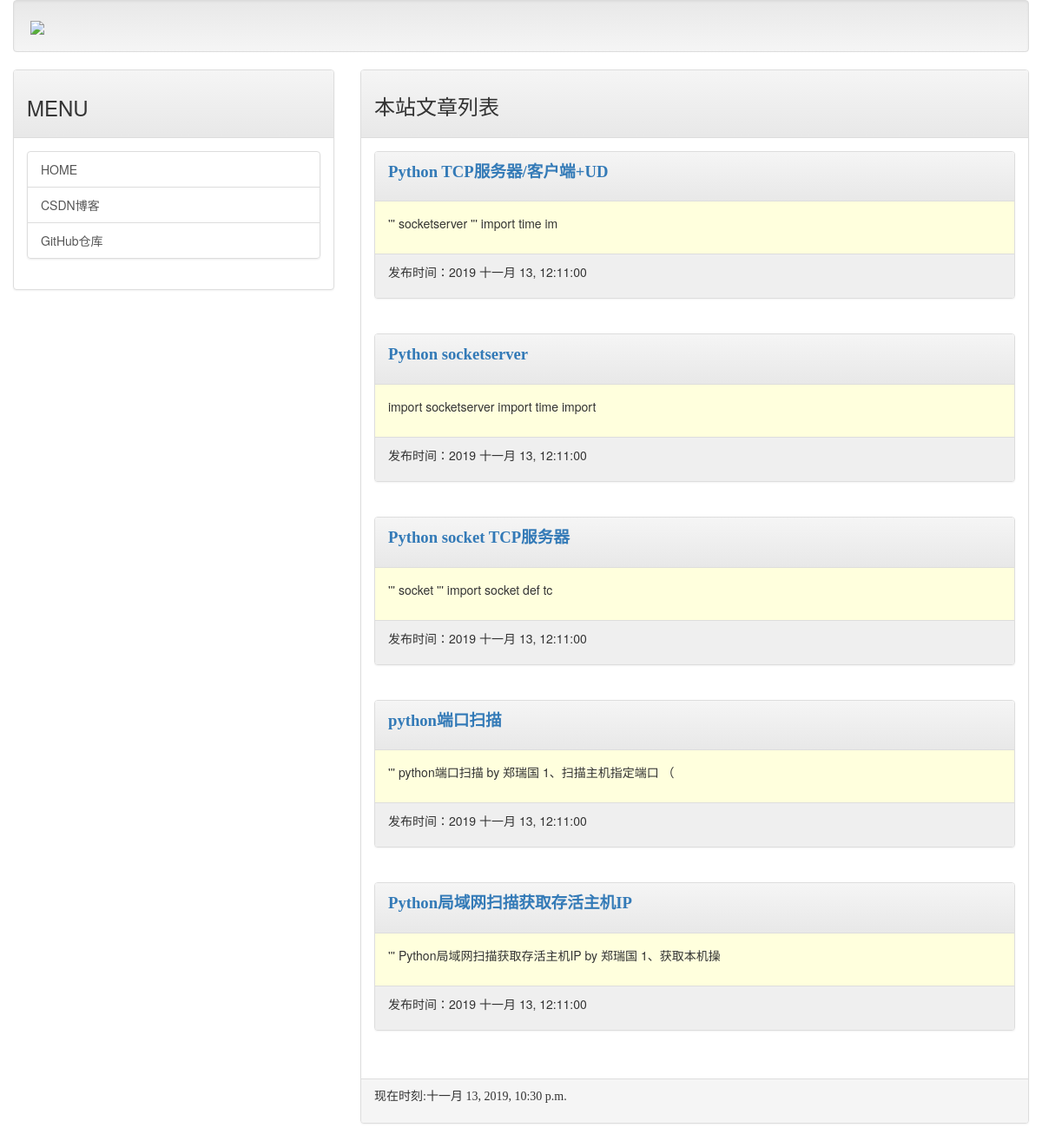
Before: / with the older database file.
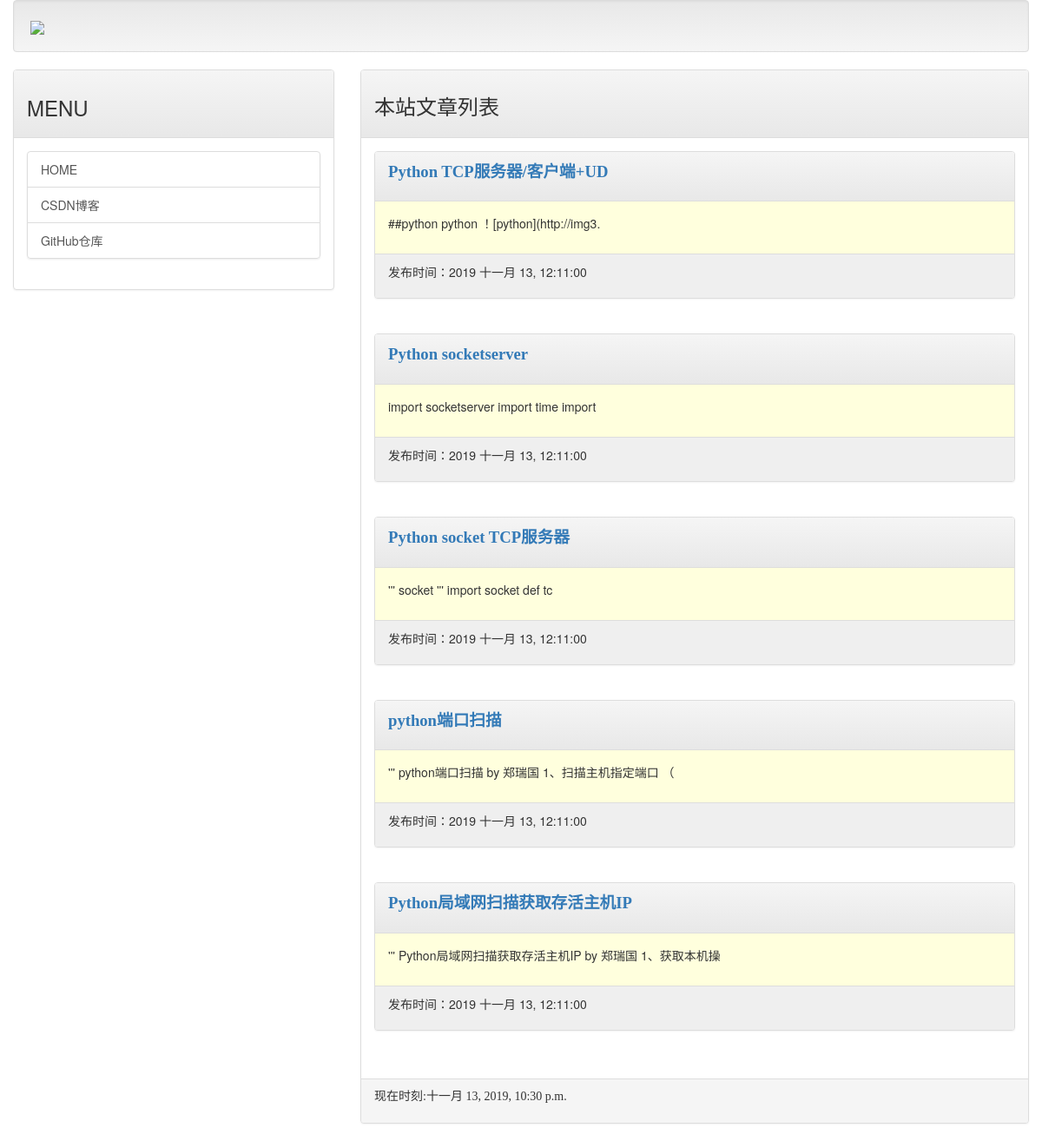
After: the same page with the newer database file.
### mainsite/models.py (models this page shows, shortened)
class Post(models.Model):
    title = models.CharField(max_length=20)
    slug = models.CharField(max_length=20)
    body = models.TextField()
    pub_date = models.DateTimeField(default=timezone.now)
    class Meta:
        ordering = ('-pub_date',)

### mainsite/views.py (the view)
# urls.py: path('',homepage),
def homepage(request):
    posts = Post.objects.all()
    now = datetime.now()
    return render(request,'index.html',locals())

### templates/index.html (shortened to what this page needs)
{% extends 'base.html' %}
{% block headmessage %}
    <h3 style='font-family:楷体;'>本站文章列表</a>
{% endblock %}
{% block content %}
    {% for post in posts %}
        <div class='panel panel-default'>
            <div class='panel-heading'>
                <p style='font-family:微软雅黑;font-size:14pt;font-weight:bold;'>
                    <a href='/post/{{post.slug}}'>{{ post.title }}</a>
                </p>
            </div>
            <div class='panel-body' style='background-color:#ffffdd'>
                <p>
                   {{ post.body | truncatechars:40 }}
                </p>
            </div>
            <div class='panel-footer'  style='background-color:#efefef'>
                <p>
                    发布时间：{{ post.pub_date | date:"Y M d, h:m:s"}}
                </p>
            </div>
        </div>
        <br>
    {% endfor %}
{% endblock %}

### templates/base.html (shortened to what this page needs)
<!DOCTYPE html>
<html>
<head>
<link rel="stylesheet" href="https://maxcdn.bootstrapcdn.com/bootstrap/3.3.6/css/bootstrap.min.css">
<link rel="stylesheet" href="https://maxcdn.bootstrapcdn.com/bootstrap/3.3.6/css/bootstrap-theme.min.css">
</head>
<body>
    <div class='container-fluid'>
        {% include 'header.html' %}
        <div class='row'>
            <div class='col-sm-4 col-md-4'>
                <div class='panel panel-default'>
                    <div class='panel-heading'>
                        <h3>
                            MENU
                        </h3>
                    </div>
                    <div class='panel-body'>
                        <div class='list-group'>
                            <a href='/' class='list-group-item'>HOME</a>
                            <a href='https://blog.csdn.net/zheng_ruiguo' class='list-group-item'>CSDN博客</a>
                            <a href='https://github.com/zhengruiguo' class='list-group-item'>GitHub仓库</a>
                        </div>
                    </div>
                </div>
            </div>
            <div class='col-sm-8 col-md-8'>
                <div class='panel panel-default'>
                    <div class='panel-heading'>
                        {% block headmessage %} {% endblock %}
                    </div>
                    <div class='panel-body'>
                        {% block content %} {% endblock %}
                    </div>
                    <div class='panel-footer'>
                        {% include 'footer.html' %}
                    </div>
                </div>
            </div>
        </div>
    </div>
</body>
</html>

### templates/header.html
{% load static %}
<div class='well'>
    <img src="{% static 'images/pythonbanner2.png' %}">
</div>

### templates/footer.html
{% block footer %}
    {% if now %}
    <p style='font-family:微软雅黑;'>现在时刻:{{now}}</p>
    {% else %}
    <p style='font-family:微软雅黑;'>本文内容取自网络，如有侵权请来信通知下架...</p>
    {% endif %}
{% endblock %}

Changed rows visible on the page:
changed Post "Python TCP服务器/客户端+UD": body "''' socketserver ''' import time im" → "##python python ！[python](http://img3."
